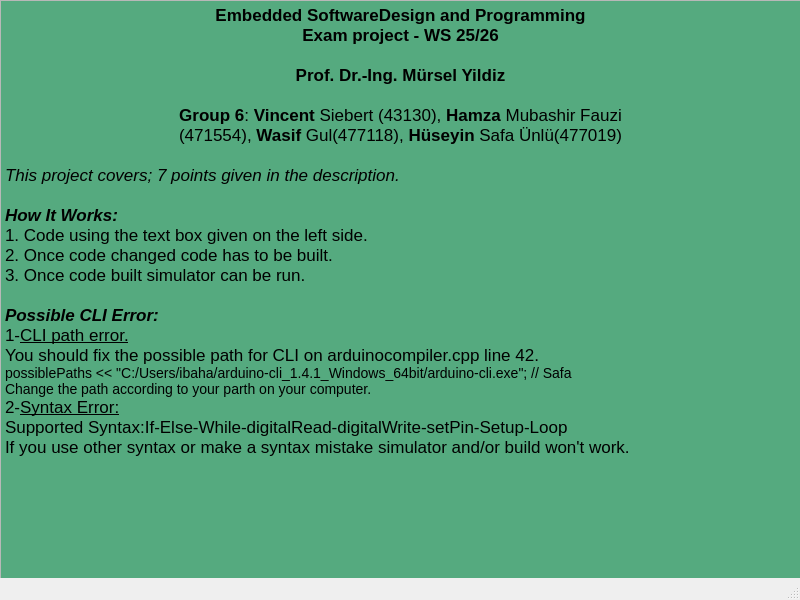
<?xml version="1.0" encoding="UTF-8"?>
<ui version="4.0">
 <class>Info</class>
 <widget class="QMainWindow" name="Info">
  <property name="geometry">
   <rect>
    <x>0</x>
    <y>0</y>
    <width>800</width>
    <height>600</height>
   </rect>
  </property>
  <property name="windowTitle">
   <string>MainWindow</string>
  </property>
  <widget class="QWidget" name="centralwidget">
   <widget class="QTextEdit" name="textEdit">
    <property name="geometry">
     <rect>
      <x>0</x>
      <y>0</y>
      <width>801</width>
      <height>601</height>
     </rect>
    </property>
    <property name="palette">
     <palette>
      <active>
       <colorrole role="Base">
        <brush brushstyle="SolidPattern">
         <color alpha="255">
          <red>85</red>
          <green>170</green>
          <blue>127</blue>
         </color>
        </brush>
       </colorrole>
      </active>
      <inactive>
       <colorrole role="Base">
        <brush brushstyle="SolidPattern">
         <color alpha="255">
          <red>85</red>
          <green>170</green>
          <blue>127</blue>
         </color>
        </brush>
       </colorrole>
      </inactive>
      <disabled/>
     </palette>
    </property>
    <property name="readOnly">
     <bool>true</bool>
    </property>
    <property name="html">
     <string>&lt;!DOCTYPE HTML PUBLIC &quot;-//W3C//DTD HTML 4.0//EN&quot; &quot;http://www.w3.org/TR/REC-html40/strict.dtd&quot;&gt;
&lt;html&gt;&lt;head&gt;&lt;meta name=&quot;qrichtext&quot; content=&quot;1&quot; /&gt;&lt;meta charset=&quot;utf-8&quot; /&gt;&lt;style type=&quot;text/css&quot;&gt;
p, li { white-space: pre-wrap; }
hr { height: 1px; border-width: 0; }
li.unchecked::marker { content: &quot;\2610&quot;; }
li.checked::marker { content: &quot;\2612&quot;; }
&lt;/style&gt;&lt;/head&gt;&lt;body style=&quot; font-family:'Segoe UI'; font-size:9pt; font-weight:400; font-style:normal;&quot;&gt;
&lt;p align=&quot;center&quot; style=&quot; margin-top:0px; margin-bottom:0px; margin-left:0px; margin-right:0px; -qt-block-indent:0; text-indent:0px;&quot;&gt;&lt;span style=&quot; font-family:'.AppleSystemUIFont'; font-size:13pt; font-weight:700;&quot;&gt;Embedded SoftwareDesign and Programming&lt;br /&gt;Exam project - WS 25/26&lt;/span&gt;&lt;/p&gt;
&lt;p align=&quot;center&quot; style=&quot;-qt-paragraph-type:empty; margin-top:0px; margin-bottom:0px; margin-left:0px; margin-right:0px; -qt-block-indent:0; text-indent:0px; font-family:'.AppleSystemUIFont'; font-size:13pt; font-weight:700;&quot;&gt;&lt;br /&gt;&lt;/p&gt;
&lt;p align=&quot;center&quot; style=&quot; margin-top:0px; margin-bottom:0px; margin-left:0px; margin-right:0px; -qt-block-indent:0; text-indent:0px;&quot;&gt;&lt;span style=&quot; font-family:'.AppleSystemUIFont'; font-size:13pt; font-weight:700;&quot;&gt;Prof. Dr.-Ing. Mürsel Yildiz&lt;/span&gt;&lt;/p&gt;
&lt;p align=&quot;center&quot; style=&quot; margin-top:0px; margin-bottom:0px; margin-left:0px; margin-right:0px; -qt-block-indent:0; text-indent:0px;&quot;&gt;&lt;span style=&quot; font-family:'.AppleSystemUIFont'; font-size:13pt;&quot;&gt;&lt;br /&gt;&lt;/span&gt;&lt;span style=&quot; font-family:'.AppleSystemUIFont'; font-size:13pt; font-weight:700;&quot;&gt;Group 6&lt;/span&gt;&lt;span style=&quot; font-family:'.AppleSystemUIFont'; font-size:13pt;&quot;&gt;: &lt;/span&gt;&lt;span style=&quot; font-family:'.AppleSystemUIFont'; font-size:13pt; font-weight:700;&quot;&gt;Vincent&lt;/span&gt;&lt;span style=&quot; font-family:'.AppleSystemUIFont'; font-size:13pt;&quot;&gt; Siebert (43130), &lt;/span&gt;&lt;span style=&quot; font-family:'.AppleSystemUIFont'; font-size:13pt; font-weight:700;&quot;&gt;Hamza&lt;/span&gt;&lt;span style=&quot; font-family:'.AppleSystemUIFont'; font-size:13pt;&quot;&gt; Mubashir Fauzi&lt;/span&gt;&lt;/p&gt;
&lt;p align=&quot;center&quot; style=&quot; margin-top:0px; margin-bottom:0px; margin-left:0px; margin-right:0px; -qt-block-indent:0; text-indent:0px;&quot;&gt;&lt;span style=&quot; font-family:'.AppleSystemUIFont'; font-size:13pt;&quot;&gt;(471554), &lt;/span&gt;&lt;span style=&quot; font-family:'.AppleSystemUIFont'; font-size:13pt; font-weight:700;&quot;&gt;Wasif&lt;/span&gt;&lt;span style=&quot; font-family:'.AppleSystemUIFont'; font-size:13pt;&quot;&gt; Gul(477118), &lt;/span&gt;&lt;span style=&quot; font-family:'.AppleSystemUIFont'; font-size:13pt; font-weight:700;&quot;&gt;Hüseyin&lt;/span&gt;&lt;span style=&quot; font-family:'.AppleSystemUIFont'; font-size:13pt;&quot;&gt; Safa Ünlü(477019)&lt;/span&gt;&lt;/p&gt;
&lt;p style=&quot; margin-top:0px; margin-bottom:0px; margin-left:0px; margin-right:0px; -qt-block-indent:0; text-indent:0px;&quot;&gt;&lt;span style=&quot; font-family:'.AppleSystemUIFont'; font-size:13pt;&quot;&gt;&lt;br /&gt;&lt;/span&gt;&lt;span style=&quot; font-family:'.AppleSystemUIFont'; font-size:13pt; font-style:italic;&quot;&gt;This project covers; 7 points given in the description.&lt;/span&gt;&lt;span style=&quot; font-family:'.AppleSystemUIFont'; font-size:13pt;&quot;&gt; &lt;/span&gt;&lt;/p&gt;
&lt;p style=&quot; margin-top:0px; margin-bottom:0px; margin-left:0px; margin-right:0px; -qt-block-indent:0; text-indent:0px;&quot;&gt;&lt;span style=&quot; font-family:'.AppleSystemUIFont'; font-size:13pt;&quot;&gt;&lt;br /&gt;&lt;/span&gt;&lt;span style=&quot; font-family:'.AppleSystemUIFont'; font-size:13pt; font-weight:700; font-style:italic;&quot;&gt;How It Works: &lt;/span&gt;&lt;span style=&quot; font-family:'.AppleSystemUIFont'; font-size:13pt;&quot;&gt;&lt;br /&gt;1. Code using the text box given on the left side.&lt;/span&gt;&lt;/p&gt;
&lt;p style=&quot; margin-top:0px; margin-bottom:0px; margin-left:0px; margin-right:0px; -qt-block-indent:0; text-indent:0px;&quot;&gt;&lt;span style=&quot; font-family:'.AppleSystemUIFont'; font-size:13pt;&quot;&gt;2. Once code changed code has to be built.&lt;br /&gt;3. Once code built simulator can be run.&lt;br /&gt;&lt;br /&gt;&lt;/span&gt;&lt;span style=&quot; font-family:'.AppleSystemUIFont'; font-size:13pt; font-weight:700; font-style:italic;&quot;&gt;Possible CLI Error:&lt;/span&gt;&lt;span style=&quot; font-family:'.AppleSystemUIFont'; font-size:13pt;&quot;&gt;&lt;br /&gt;1-&lt;/span&gt;&lt;span style=&quot; font-family:'.AppleSystemUIFont'; font-size:13pt; text-decoration: underline;&quot;&gt;CLI path error.&lt;/span&gt;&lt;span style=&quot; font-family:'.AppleSystemUIFont'; font-size:13pt;&quot;&gt;&lt;br /&gt;You should fix the possible path for CLI on arduinocompiler.cpp line 42.&lt;br /&gt;&lt;/span&gt;&lt;span style=&quot; font-family:'Consolas','Courier New','monospace'; font-size:14px; color:#000000;&quot;&gt;possiblePaths&lt;/span&gt;&lt;span style=&quot; font-family:'Consolas','Courier New','monospace'; font-size:14px; color:#cccccc;&quot;&gt; &lt;/span&gt;&lt;span style=&quot; font-family:'Consolas','Courier New','monospace'; font-size:14px; color:#000000;&quot;&gt;&amp;lt;&amp;lt; &amp;quot;C:/Users/ibaha/arduino-cli_1.4.1_Windows_64bit/arduino-cli.exe&amp;quot;; // Safa&lt;br /&gt;Change the path according to your parth on your computer.&lt;/span&gt;&lt;/p&gt;
&lt;p style=&quot; margin-top:0px; margin-bottom:0px; margin-left:0px; margin-right:0px; -qt-block-indent:0; text-indent:0px;&quot;&gt;&lt;span style=&quot; font-family:'.AppleSystemUIFont'; font-size:13pt;&quot;&gt;2-&lt;/span&gt;&lt;span style=&quot; font-family:'.AppleSystemUIFont'; font-size:13pt; text-decoration: underline;&quot;&gt;Syntax Error:&lt;/span&gt;&lt;span style=&quot; font-family:'.AppleSystemUIFont'; font-size:13pt;&quot;&gt;&lt;br /&gt;Supported Syntax:If-Else-While-digitalRead-digitalWrite-setPin-Setup-Loop&lt;br /&gt;If you use other syntax or make a syntax mistake simulator and/or build won't work.&lt;/span&gt;&lt;/p&gt;&lt;/body&gt;&lt;/html&gt;</string>
    </property>
   </widget>
  </widget>
  <widget class="QMenuBar" name="menubar">
   <property name="geometry">
    <rect>
     <x>0</x>
     <y>0</y>
     <width>800</width>
     <height>22</height>
    </rect>
   </property>
  </widget>
  <widget class="QStatusBar" name="statusbar"/>
 </widget>
 <resources/>
 <connections/>
</ui>
